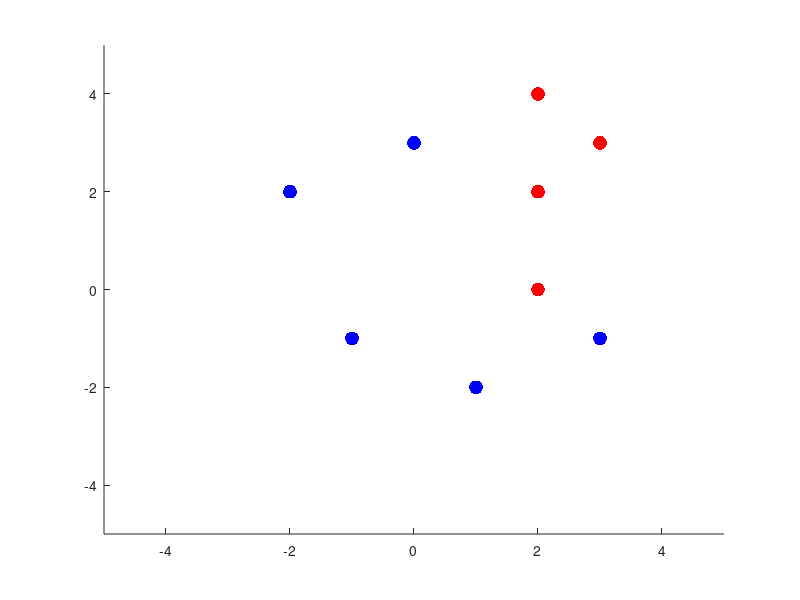

Source code (MATLAB):
% fisher
%% specify samples
situation = 1;

if situation == 1
    w1 = [
        2,0;
        2,2;
        2,4;
        3,3;
        ];
    w2 = [
        0,3;
        -2,2;
        -1,-1;
        1,-2;
        3,-1;
        ];
else
    w1 = [
        1,1;
        2,0;
        2,1;
        0,2;
        1,3;
        ];
    w2 = [
        -1,2;
        0,0;
        -1,0;
        -1,-1;
        0,-2;
        ];
end

%% scatter
figure;
hold on;
scatter(w1(:,1),w1(:,2),100,'r','filled');
scatter(w2(:,1),w2(:,2),100,'b','filled');
axis([-5 5 -5 5]);

%% fisher kernel
m1 = mean(w1);
m2 = mean(w2);

Sw = size(w1,1) * cov(w1,1) + size(w2,1) + cov(w2,1);
W = Sw \ (m1-m2)';
W = W / norm(W);